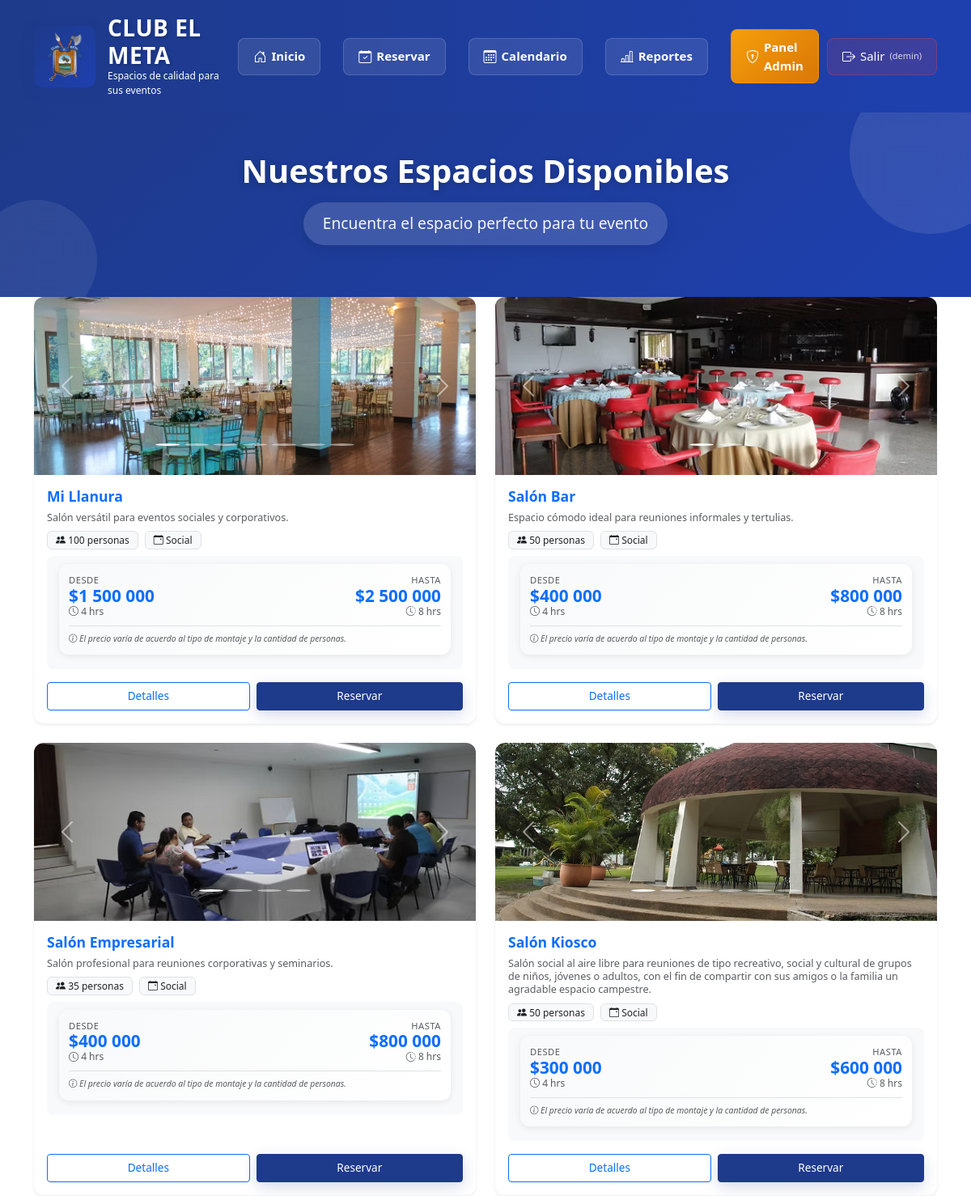
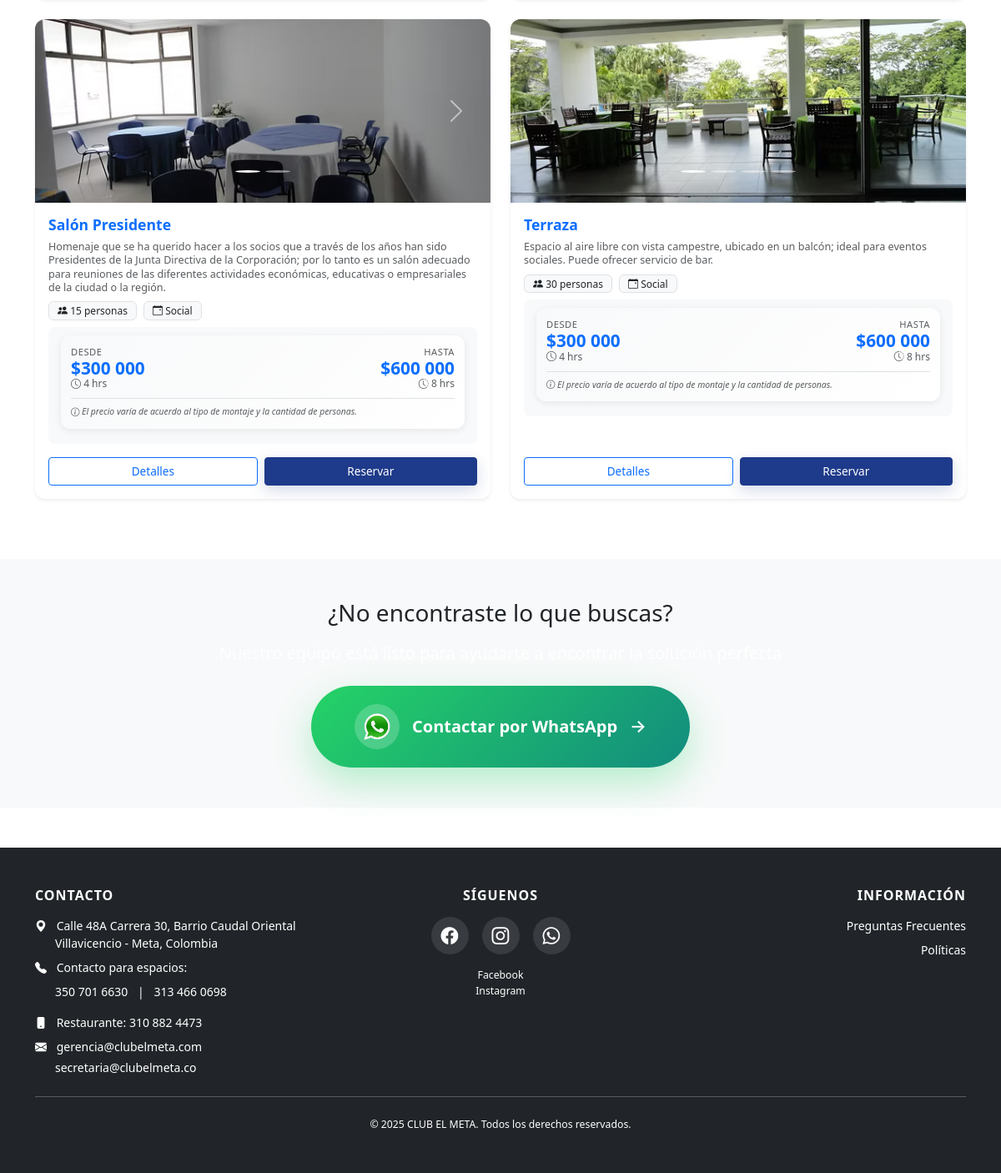
The app's page /espacios/ (signed in) with its own data (2 pictures, top to bottom).
### reservas/models.py (models this page shows, shortened)
class Salon(models.Model):
    nombre = models.CharField(max_length=100, unique=True)
    descripcion = models.TextField(blank=True, help_text="Descripción del salón")
    imagen = models.CharField(max_length=200, blank=True, help_text="Ruta de la imagen del salón")
    disponible = models.BooleanField(default=True)
    class Meta:
        verbose_name = "Salón"
        verbose_name_plural = "Salones"
        ordering = ['nombre']

### reservas/views.py (the view)
# urls.py: path('espacios/', views.espacios, name='espacios'),
def espacios(request):
    from .models import ConfiguracionSalon
    salones = Salon.objects.filter(disponible=True).order_by('nombre')
    rooms = []
    for salon in salones:
        configuraciones = salon.configuraciones.all()
        if configuraciones.exists():
            primera_config = configuraciones.first()
            rooms.append({
                'id': salon.id,
                'name': salon.nombre,
                'desc': salon.descripcion,
                'price_particular_4h': int(primera_config.precio_particular_4h),
                'price_particular_8h': int(primera_config.precio_particular_8h or primera_config.precio_particular_4h),
                'price_socio_4h': int(primera_config.precio_socio_4h),
                'price_socio_8h': int(primera_config.precio_socio_8h or primera_config.precio_socio_4h),
                'capacity': primera_config.capacidad,
                'type': 'social',
                'images': get_salon_images(salon.nombre),
                'configuraciones': list(configuraciones)  # Lista de todas las configuraciones
            })
    return render(request, 'espacios.html', {'rooms': rooms})

### templates/espacios.html (shortened to what this page needs)
{% extends 'base.html' %}
{% load static %}
{% load custom_filters %}
{% load humanize %}
{% block content %}
<section class="hero-secondary py-5" style="background: linear-gradient(135deg, #1e3a8a 0%, #1e40af 100%); position: relative; overflow: hidden;">
  <div style="position: absolute; top: -50px; right: -50px; width: 200px; height: 200px; background: rgba(255,255,255,0.1); border-radius: 50%; backdrop-filter: blur(20px);"></div>
  <div style="position: absolute; bottom: -30px; left: -30px; width: 150px; height: 150px; background: rgba(255,255,255,0.08); border-radius: 50%; backdrop-filter: blur(20px);"></div>
  <div class="container" style="position: relative; z-index: 2;">
    <div style="text-align: center; max-width: 700px; margin: 0 auto;">
      <h2 style="color: white; font-size: 2.5rem; font-weight: 700; margin-bottom: 15px; text-shadow: 0 2px 10px rgba(0,0,0,0.2);">
        Nuestros Espacios Disponibles
      </h2>
      <p style="color: rgba(255,255,255,0.95); font-size: 1.2rem; font-weight: 500; background: rgba(255,255,255,0.15); backdrop-filter: blur(10px); padding: 12px 24px; border-radius: 50px; display: inline-block; box-shadow: 0 4px 15px rgba(0,0,0,0.1);">
        Encuentra el espacio perfecto para tu evento
      </p>
    </div>
  </div>
</section>
<section class="container espacios mb-5">
  <div class="row" id="spacesList">
    {% for r in rooms %}
    <div class="col-md-6 col-lg-6 mb-5 space-card" data-capacity="{{ r.capacity }}" data-price="{{ r.price_particular_4h }}" data-type="{{ r.type }}">
      <div class="card h-100 shadow-sm hover-card">
        {% if r.images %}
        <div id="carousel{{ r.id }}" class="carousel slide" data-bs-ride="carousel" data-bs-interval="3000">
          <div class="carousel-inner">
            {% for img in r.images %}
            <div class="carousel-item {% if forloop.first %}active{% endif %}">
              <img src="{% static 'img_Hotel/' %}{{ img }}" class="d-block w-100" alt="{{ r.name }}" style="height: 250px; object-fit: cover;">
            </div>
            {% endfor %}
          </div>
          {% if r.images|length > 1 %}
          <button class="carousel-control-prev" type="button" data-bs-target="#carousel{{ r.id }}" data-bs-slide="prev">
            <span class="carousel-control-prev-icon" aria-hidden="true"></span>
          </button>
          <button class="carousel-control-next" type="button" data-bs-target="#carousel{{ r.id }}" data-bs-slide="next">
            <span class="carousel-control-next-icon" aria-hidden="true"></span>
          </button>
          <div class="carousel-indicators">
            {% for img in r.images %}
            <button type="button" data-bs-target="#carousel{{ r.id }}" data-bs-slide-to="{{ forloop.counter0 }}" {% if forloop.first %}class="active"{% endif %} aria-label="Imagen {{ forloop.counter }}"></button>
            {% endfor %}
          </div>
          {% endif %}
        </div>
        {% endif %}
        <div class="card-body d-flex flex-column p-3">
          <h5 class="card-title text-primary mb-2" style="font-size: 1.1rem;">{{ r.name }}</h5>
          <p class="card-text small text-muted mb-2" style="line-height: 1.3;">{{ r.desc }}</p>
          <div class="info-badges mb-2">
            <span class="badge bg-light text-dark">
              <i class="bi bi-people-fill"></i> {{ r.capacity }} personas
            </span>
            <span class="badge bg-light text-dark">
              <i class="bi bi-calendar-event"></i> {{ r.type|title }}
            </span>
          </div>
          <div class="price-section mb-3">
            <div class="mb-2" style="background: linear-gradient(135deg, #f8f9fa 0%, #ffffff 100%); border-radius: 12px; padding: 12px; box-shadow: 0 2px 8px rgba(0,0,0,0.08);">
              <div class="d-flex justify-content-between align-items-center mb-2">
                <div>
                  <div class="text-muted" style="font-size: 0.7rem; text-transform: uppercase; letter-spacing: 0.5px;">Desde</div>
                  <div class="text-primary fw-bold" style="font-size: 1.3rem; line-height: 1;">${{ r.price_particular_4h|floatformat:0|intcomma }}</div>
                  <div class="text-muted" style="font-size: 0.75rem;"><i class="bi bi-clock"></i> 4 hrs</div>
                </div>
                <div class="text-end">
                  <div class="text-muted" style="font-size: 0.7rem; text-transform: uppercase; letter-spacing: 0.5px;">Hasta</div>
                  <div class="text-primary fw-bold" style="font-size: 1.3rem; line-height: 1;">${{ r.price_particular_8h|floatformat:0|intcomma }}</div>
                  <div class="text-muted" style="font-size: 0.75rem;"><i class="bi bi-clock-history"></i> 8 hrs</div>
                </div>
              </div>
              <div class="border-top pt-2 mt-1">
                <small class="text-muted d-block" style="font-size: 0.65rem; font-style: italic;">
                  <i class="bi bi-info-circle"></i> El precio varía de acuerdo al tipo de montaje y la cantidad de personas.
                </small>
              </div>
            </div>
          </div>
          <div class="d-flex gap-2 mt-auto">
            <button type="button" class="btn btn-sm btn-outline-primary flex-grow-1" data-bs-toggle="modal" data-bs-target="#detalleModal{{ r.id }}">
              Detalles
            </button>
            <a href="{% url 'reservas:register' %}?espacio_id={{ r.id }}" class="btn btn-sm btn-primary flex-grow-1">
              Reservar
            </a>
          </div>
        </div>
      </div>
    </div>
    {% endfor %}
  </div>
</section>
<section class="bg-light py-5">
  <div class="container text-center">
    <h3 class="mb-3">¿No encontraste lo que buscas?</h3>
    <p class="lead mb-4">Nuestro equipo está listo para ayudarte a encontrar la solución perfecta</p>
    <a href="https://wa.me/573507016630?text=Hola,%20necesito%20más%20información%20sobre%20los%20espacios.%20Me%20encuentro%20en%20Calle%2048A%20Carrera%2030,%20Barrio%20Caudal%20Oriental,%20Villavicencio%20-%20Meta."
       target="_blank"
       class="whatsapp-btn">
      <span class="whatsapp-icon-wrapper">
        <img src="{% static 'img_Hotel/whatsapp.png' %}" alt="WhatsApp" class="whatsapp-icon">
      </span>
      <span class="whatsapp-text">Contactar por WhatsApp</span>
      <span class="whatsapp-arrow">→</span>
    </a>
  </div>
</section>
{% endblock %}

### templates/base.html (shortened to what this page needs)
<!doctype html>
<html lang="es">
<head>
  {% load static %}
  <link rel="stylesheet" href="{% static 'css/style.css' %}">
  <link href="https://cdn.jsdelivr.net/npm/bootstrap@5.3.2/dist/css/bootstrap.min.css" rel="stylesheet">
  <link rel="stylesheet" href="https://cdn.jsdelivr.net/npm/bootstrap-icons@1.11.1/font/bootstrap-icons.css">
</head>
<body>
  {% block header %}
  <header class="site-header">
    <div class="container d-flex align-items-center justify-content-between">
      <div class="d-flex align-items-center" style="gap: 15px;">
        <div style="background: linear-gradient(135deg, #1e3a8a 0%, #1e40af 100%); padding: 8px; border-radius: 10px; display: flex; align-items: center; justify-content: center; box-shadow: 0 4px 15px rgba(30,58,138,0.3);">
          <img src="{% static 'img_Hotel/logo.png' %}" alt="CLUB EL META Logo" class="logo-img" style="height: 60px; width: 60px; object-fit: contain;">
        </div>
        <div>
          <h1 class="brand" style="margin: 0; font-size: 28px; font-weight: bold; text-shadow: 2px 2px 4px rgba(0,0,0,0.2);">CLUB EL META</h1>
          <p style="margin: 0; font-size: 12px; color: #fff;">Espacios de calidad para sus eventos</p>
        </div>
      </div>
      <nav class="d-flex align-items-center" style="gap: 10px;">
        <a href="{% url 'reservas:index' %}" class="nav-link-custom">
          <i class="bi bi-house-door"></i> Inicio
        </a>
        <a href="{% url 'reservas:register' %}" class="nav-link-custom">
          <i class="bi bi-calendar-check"></i> Reservar
        </a>
          {% if user.is_authenticated %}
          {% if user.is_staff %}
            <a href="{% url 'reservas:calendario' %}" class="nav-link-custom">
              <i class="bi bi-calendar3"></i> Calendario
            </a>
            <a href="{% url 'reservas:reportes' %}" class="nav-link-custom">
              <i class="bi bi-bar-chart-line"></i> Reportes
            </a>
            <a href="{% url 'reservas:panel' %}" class="nav-link-custom nav-link-admin">
              <i class="bi bi-shield-lock"></i> Panel Admin
            </a>
          {% endif %}
          <form method="post" action="{% url 'reservas:logout' %}" style="display:inline;">
            <button type="submit" class="nav-link-custom nav-link-logout">
              <i class="bi bi-box-arrow-right"></i> Salir <span style="font-size: 11px; opacity: 0.8;">({{ user.username }})</span>
            </button>
          </form>
        {% else %}
          <a href="{% url 'reservas:login' %}" class="nav-link-custom">
            <i class="bi bi-person-circle"></i> Acceder
          </a>
        {% endif %}
      </nav>
    </div>
  </header>
  {% endblock %}
  <main>
    {% block content %}{% endblock %}
  </main>
  <footer class="py-5 bg-dark text-white mt-5">
    <div class="container">
      <div class="row">
        <div class="col-md-4 mb-4 mb-md-0">
          <h5 class="text-uppercase mb-3 fw-bold">Contacto</h5>
          <p class="mb-2">
            <i class="bi bi-geo-alt-fill me-2"></i>
            Calle 48A Carrera 30, Barrio Caudal Oriental<br>
            <span class="ms-4">Villavicencio - Meta, Colombia</span>
          </p>
          <p class="mb-2">
            <i class="bi bi-telephone-fill me-2"></i>
            <span class="text-white">Contacto para espacios:</span>
            <div class="ms-4 mt-1">
              <a href="tel:+573507016630" class="text-white text-decoration-none">350 701 6630</a>
              <span class="text-white mx-2">|</span>
              <a href="tel:+573134660698" class="text-white text-decoration-none">313 466 0698</a>
            </div>
          </p>
          <p class="mb-2">
            <i class="bi bi-phone-fill me-2"></i>
            Restaurante: <a href="tel:+573108824473" class="text-white text-decoration-none">310 882 4473</a>
          </p>
          <p class="mb-0">
            <i class="bi bi-envelope-fill me-2"></i>
            <a href="mailto:gerencia@clubelmeta.com" class="text-white text-decoration-none">gerencia@clubelmeta.com</a>
            <span class="d-block ms-4 mt-1"><a href="mailto:secretaria@clubelmeta.co" class="text-white text-decoration-none">secretaria@clubelmeta.co</a></span>
          </p>
        </div>
        <div class="col-md-4 mb-4 mb-md-0 text-center">
          <h5 class="text-uppercase mb-3 fw-bold">Síguenos</h5>
          <div class="d-flex justify-content-center gap-3 mb-3">
            <a href="https://www.facebook.com/ClubelMeta/?locale=es_LA" target="_blank" class="social-link" title="Facebook">
              <i class="bi bi-facebook"></i>
            </a>
            <a href="https://www.instagram.com/clubelmeta/?hl=es-la" target="_blank" class="social-link" title="Instagram">
              <i class="bi bi-instagram"></i>
            </a>
            <a href="https://wa.me/573507016630" target="_blank" class="social-link" title="WhatsApp">
              <i class="bi bi-whatsapp"></i>
            </a>
          </div>
          <p class="mb-0 small">
            <a href="https://www.facebook.com/ClubelMeta/?locale=es_LA" target="_blank" class="text-white text-decoration-none">Facebook</a>
          </p>
          <p class="mb-0 small">
            <a href="https://www.instagram.com/clubelmeta/?hl=es-la" target="_blank" class="text-white text-decoration-none">Instagram</a>
          </p>
        </div>
        <div class="col-md-4 text-md-end text-center">
          <h5 class="text-uppercase mb-3 fw-bold">Información</h5>
          <p class="mb-2">
            <a href="{% url 'preguntas_frecuentes' %}" class="text-white text-decoration-none">Preguntas Frecuentes</a>
          </p>
          <p class="mb-0">
            <a href="{% url 'politicas' %}" class="text-white text-decoration-none">Políticas</a>
          </p>
        </div>
      </div>
      <hr class="my-4 bg-secondary">
      <div class="text-center">
        <p class="mb-0 small">© 2025 CLUB EL META. Todos los derechos reservados.</p>
      </div>
    </div>
  </footer>
</body>
</html>

### records on screen
Salon: name "Mi Llanura", desc "Salón versátil para eventos sociales y corporativos."
Salon: name "Salón Bar", desc "Espacio cómodo ideal para reuniones informales y tertulias."
Salon: name "Salón Empresarial", desc "Salón profesional para reuniones corporativas y seminarios."
Salon: name "Salón Kiosco", desc "Salón social al aire libre para reuniones de tipo recreativo, social y cultural de grupos de niños, jóvenes o adultos, con el fin de compartir con sus amigos o la familia un agradable espacio campestre."
Salon: name "Salón Presidente", desc "Homenaje que se ha querido hacer a los socios que a través de los años han sido Presidentes de la Junta Directiva de la Corporación; por lo tanto es un salón adecuado para reuniones de las diferentes actividades económicas, educativas o empresariales de la ciudad o la región."
Salon: name "Terraza", desc "Espacio al aire libre con vista campestre, ubicado en un balcón; ideal para eventos sociales. Puede ofrecer servicio de bar."

### other values on screen
{{ user.username }} "demin"
{{ r.capacity }} "100" "50" "35" "50" "15" "30"
{{ r.type|title }} "Social" "Social" "Social" "Social" "Social" "Social"
{{ r.price_particular_4h|floatformat:0|intcomma }} "1 500 000" "400 000" "400 000" "300 000" "300 000" "300 000"
{{ r.price_particular_8h|floatformat:0|intcomma }} "2 500 000" "800 000" "800 000" "600 000" "600 000" "600 000"
